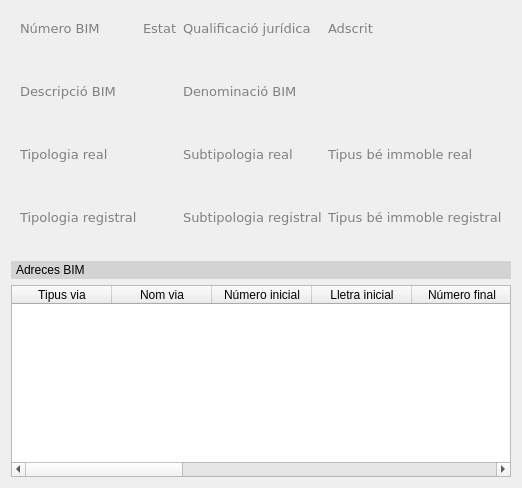
              <widget class="QWidget" name="tDadesIdentificatives">
               <attribute name="title">
                <string>Dades identificatives</string>
               </attribute>
               <layout class="QGridLayout" name="gridLayout">
                <item row="2" column="2">
                 <widget class="QTableWidget" name="twDadesBIM">
                  <property name="sortingEnabled">
                   <bool>true</bool>
                  </property>
                  <column>
                   <property name="text">
                    <string>Tipus via</string>
                   </property>
                  </column>
                  <column>
                   <property name="text">
                    <string>Nom via</string>
                   </property>
                  </column>
                  <column>
                   <property name="text">
                    <string>Número inicial</string>
                   </property>
                  </column>
                  <column>
                   <property name="text">
                    <string>Lletra inicial</string>
                   </property>
                  </column>
                  <column>
                   <property name="text">
                    <string>Número final</string>
                   </property>
                  </column>
                  <column>
                   <property name="text">
                    <string>Lletra final</string>
                   </property>
                  </column>
                  <column>
                   <property name="text">
                    <string>Districte</string>
                   </property>
                  </column>
                  <column>
                   <property name="text">
                    <string>Barri</string>
                   </property>
                  </column>
                  <column>
                   <property name="text">
                    <string>Municipi</string>
                   </property>
                  </column>
                  <column>
                   <property name="text">
                    <string>CP</string>
                   </property>
                  </column>
                  <column>
                   <property name="text">
                    <string>Província</string>
                   </property>
                  </column>
                  <column>
                   <property name="text">
                    <string>Tipus</string>
                   </property>
                  </column>
                 </widget>
                </item>
                <item row="1" column="2">
                 <widget class="QLabel" name="label_30">
                  <property name="styleSheet">
                   <string notr="true">background: lightgray; padding: 2px</string>
                  </property>
                  <property name="text">
                   <string>Adreces BIM</string>
                  </property>
                 </widget>
                </item>
                <item row="0" column="2">
                 <widget class="QWidget" name="widgetDades" native="true">
                  <property name="styleSheet">
                   <string notr="true">QLabel[accessibleName^=&quot;lab&quot;l]{
	font-weight: bold
}</string>
                  </property>
                  <layout class="QGridLayout" name="gridLayout_2">
                   <item row="8" column="0">
                    <layout class="QVBoxLayout" name="verticalLayout_19">
                     <item>
                      <widget class="QLabel" name="label_26">
                       <property name="font">
                        <font>
                         <family>verdana</family>
                         <pointsize>10</pointsize>
                        </font>
                       </property>
                       <property name="styleSheet">
                        <string notr="true">color: grey</string>
                       </property>
                       <property name="text">
                        <string>Tipologia registral</string>
                       </property>
                      </widget>
                     </item>
                     <item>
                      <widget class="QLabel" name="lTipologiaRegistral">
                       <property name="text">
                        <string/>
                       </property>
                      </widget>
                     </item>
                    </layout>
                   </item>
                   <item row="4" column="0">
                    <layout class="QVBoxLayout" name="verticalLayout_13">
                     <item>
                      <widget class="QLabel" name="label_15">
                       <property name="font">
                        <font>
                         <family>verdana</family>
                         <pointsize>10</pointsize>
                        </font>
                       </property>
                       <property name="styleSheet">
                        <string notr="true">color: grey</string>
                       </property>
                       <property name="text">
                        <string>Descripció BIM</string>
                       </property>
                      </widget>
                     </item>
                     <item>
                      <widget class="QLabel" name="lDescripcioBIM">
                       <property name="text">
                        <string/>
                       </property>
                      </widget>
                     </item>
                    </layout>
                   </item>
                   <item row="4" column="2">
                    <layout class="QVBoxLayout" name="verticalLayout_14">
                     <item>
                      <widget class="QLabel" name="label_16">
                       <property name="font">
                        <font>
                         <family>verdana</family>
                         <pointsize>10</pointsize>
                        </font>
                       </property>
                       <property name="styleSheet">
                        <string notr="true">color: grey</string>
                       </property>
                       <property name="text">
                        <string>Denominació BIM</string>
                       </property>
                      </widget>
                     </item>
                     <item>
                      <widget class="QLabel" name="lDenominacioBIM">
                       <property name="text">
                        <string/>
                       </property>
                      </widget>
                     </item>
                    </layout>
                   </item>
                   <item row="1" column="0">
                    <layout class="QVBoxLayout" name="verticalLayout_10">
                     <item>
                      <widget class="QLabel" name="label_12">
                       <property name="palette">
                        <palette>
                         <active>
                          <colorrole role="WindowText">
                           <brush brushstyle="SolidPattern">
                            <color alpha="255">
                             <red>128</red>
                             <green>128</green>
                             <blue>128</blue>
                            </color>
                           </brush>
                          </colorrole>
                          <colorrole role="Button">
                           <brush brushstyle="SolidPattern">
                            <color alpha="0">
                             <red>0</red>
                             <green>0</green>
                             <blue>0</blue>
                            </color>
                           </brush>
                          </colorrole>
                          <colorrole role="Text">
                           <brush brushstyle="SolidPattern">
                            <color alpha="255">
                             <red>128</red>
                             <green>128</green>
                             <blue>128</blue>
                            </color>
                           </brush>
                          </colorrole>
                          <colorrole role="ButtonText">
                           <brush brushstyle="SolidPattern">
                            <color alpha="255">
                             <red>128</red>
                             <green>128</green>
                             <blue>128</blue>
                            </color>
                           </brush>
                          </colorrole>
                          <colorrole role="Base">
                           <brush brushstyle="SolidPattern">
                            <color alpha="0">
                             <red>0</red>
                             <green>0</green>
                             <blue>0</blue>
                            </color>
                           </brush>
                          </colorrole>
                          <colorrole role="Window">
                           <brush brushstyle="SolidPattern">
                            <color alpha="0">
                             <red>0</red>
                             <green>0</green>
                             <blue>0</blue>
                            </color>
                           </brush>
                          </colorrole>
                          <colorrole role="PlaceholderText">
                           <brush brushstyle="SolidPattern">
                            <color alpha="255">
                             <red>128</red>
                             <green>128</green>
                             <blue>128</blue>
                            </color>
                           </brush>
                          </colorrole>
                         </active>
                         <inactive>
                          <colorrole role="WindowText">
                           <brush brushstyle="SolidPattern">
                            <color alpha="255">
                             <red>128</red>
                             <green>128</green>
                             <blue>128</blue>
                            </color>
                           </brush>
                          </colorrole>
                          <colorrole role="Button">
                           <brush brushstyle="SolidPattern">
                            <color alpha="0">
                             <red>0</red>
                             <green>0</green>
                             <blue>0</blue>
                            </color>
                           </brush>
                          </colorrole>
                          <colorrole role="Text">
                           <brush brushstyle="SolidPattern">
                            <color alpha="255">
                             <red>128</red>
                             <green>128</green>
                             <blue>128</blue>
                            </color>
                           </brush>
                          </colorrole>
                          <colorrole role="ButtonText">
                           <brush brushstyle="SolidPattern">
                            <color alpha="255">
                             <red>128</red>
                             <green>128</green>
                             <blue>128</blue>
                            </color>
                           </brush>
                          </colorrole>
                          <colorrole role="Base">
                           <brush brushstyle="SolidPattern">
                            <color alpha="0">
                             <red>0</red>
                             <green>0</green>
                             <blue>0</blue>
                            </color>
                           </brush>
                          </colorrole>
                          <colorrole role="Window">
                           <brush brushstyle="SolidPattern">
                            <color alpha="0">
                             <red>0</red>
                             <green>0</green>
                             <blue>0</blue>
                            </color>
                           </brush>
                          </colorrole>
                          <colorrole role="PlaceholderText">
                           <brush brushstyle="SolidPattern">
                            <color alpha="255">
                             <red>128</red>
                             <green>128</green>
                             <blue>128</blue>
                            </color>
                           </brush>
                          </colorrole>
                         </inactive>
                         <disabled>
                          <colorrole role="WindowText">
                           <brush brushstyle="SolidPattern">
                            <color alpha="255">
                             <red>128</red>
                             <green>128</green>
                             <blue>128</blue>
                            </color>
                           </brush>
                          </colorrole>
                          <colorrole role="Button">
                           <brush brushstyle="SolidPattern">
                            <color alpha="0">
                             <red>0</red>
                             <green>0</green>
                             <blue>0</blue>
                            </color>
                           </brush>
                          </colorrole>
                          <colorrole role="Text">
                           <brush brushstyle="SolidPattern">
                            <color alpha="255">
                             <red>128</red>
                             <green>128</green>
                             <blue>128</blue>
                            </color>
                           </brush>
                          </colorrole>
                          <colorrole role="ButtonText">
                           <brush brushstyle="SolidPattern">
                            <color alpha="255">
                             <red>128</red>
                             <green>128</green>
                             <blue>128</blue>
                            </color>
                           </brush>
                          </colorrole>
                          <colorrole role="Base">
                           <brush brushstyle="SolidPattern">
                            <color alpha="0">
                             <red>0</red>
                             <green>0</green>
                             <blue>0</blue>
                            </color>
                           </brush>
                          </colorrole>
                          <colorrole role="Window">
                           <brush brushstyle="SolidPattern">
                            <color alpha="0">
                             <red>0</red>
                             <green>0</green>
                             <blue>0</blue>
                            </color>
                           </brush>
                          </colorrole>
                          <colorrole role="PlaceholderText">
                           <brush brushstyle="SolidPattern">
                            <color alpha="255">
                             <red>128</red>
                             <green>128</green>
                             <blue>128</blue>
                            </color>
                           </brush>
                          </colorrole>
                         </disabled>
                        </palette>
                       </property>
                       <property name="font">
                        <font>
                         <family>verdana</family>
                         <pointsize>10</pointsize>
                        </font>
                       </property>
                       <property name="accessibleName">
                        <string>label_12</string>
                       </property>
                       <property name="styleSheet">
                        <string notr="true">color: grey</string>
                       </property>
                       <property name="text">
                        <string>Número BIM</string>
                       </property>
                      </widget>
                     </item>
                     <item>
                      <widget class="QLabel" name="lNumBIM">
                       <property name="text">
                        <string/>
                       </property>
                      </widget>
                     </item>
                    </layout>
                   </item>
                   <item row="6" column="2">
                    <layout class="QVBoxLayout" name="verticalLayout_16">
                     <item>
                      <widget class="QLabel" name="label_19">
                       <property name="font">
                        <font>
                         <family>verdana</family>
                         <pointsize>10</pointsize>
                        </font>
                       </property>
                       <property name="styleSheet">
                        <string notr="true">color: grey</string>
                       </property>
                       <property name="text">
                        <string>Subtipologia real</string>
                       </property>
                      </widget>
                     </item>
                     <item>
                      <widget class="QLabel" name="lSubtipologiaReal">
                       <property name="text">
                        <string/>
                       </property>
                      </widget>
                     </item>
                    </layout>
                   </item>
                   <item row="8" column="3">
                    <layout class="QVBoxLayout" name="verticalLayout_21">
                     <item>
                      <widget class="QLabel" name="label_28">
                       <property name="font">
                        <font>
                         <family>verdana</family>
                         <pointsize>10</pointsize>
                        </font>
                       </property>
                       <property name="styleSheet">
                        <string notr="true">color: grey</string>
                       </property>
                       <property name="text">
                        <string>Tipus bé immoble registral</string>
                       </property>
                      </widget>
                     </item>
                     <item>
                      <widget class="QLabel" name="lTipusBeRegistral">
                       <property name="text">
                        <string/>
                       </property>
                      </widget>
                     </item>
                    </layout>
                   </item>
                   <item row="6" column="3">
                    <layout class="QVBoxLayout" name="verticalLayout_17">
                     <item>
                      <widget class="QLabel" name="label_20">
                       <property name="font">
                        <font>
                         <family>verdana</family>
                         <pointsize>10</pointsize>
                        </font>
                       </property>
                       <property name="styleSheet">
                        <string notr="true">color: grey</string>
                       </property>
                       <property name="text">
                        <string>Tipus bé immoble real</string>
                       </property>
                      </widget>
                     </item>
                     <item>
                      <widget class="QLabel" name="lTipusBeReal">
                       <property name="text">
                        <string/>
                       </property>
                      </widget>
                     </item>
                    </layout>
                   </item>
                   <item row="6" column="0">
                    <layout class="QVBoxLayout" name="verticalLayout_15">
                     <item>
                      <widget class="QLabel" name="label_18">
                       <property name="font">
                        <font>
                         <family>verdana</family>
                         <pointsize>10</pointsize>
                        </font>
                       </property>
                       <property name="styleSheet">
                        <string notr="true">color: grey</string>
                       </property>
                       <property name="text">
                        <string>Tipologia real</string>
                       </property>
                      </widget>
                     </item>
                     <item>
                      <widget class="QLabel" name="lTipologiaReal">
                       <property name="text">
                        <string/>
                       </property>
                      </widget>
                     </item>
                    </layout>
                   </item>
                   <item row="1" column="1">
                    <layout class="QVBoxLayout" name="verticalLayout_11">
                     <item>
                      <widget class="QLabel" name="label_11">
                       <property name="font">
                        <font>
                         <family>verdana</family>
                         <pointsize>10</pointsize>
                        </font>
                       </property>
                       <property name="styleSheet">
                        <string notr="true">color: grey</string>
                       </property>
                       <property name="text">
                        <string>Estat</string>
                       </property>
                      </widget>
                     </item>
                     <item>
                      <widget class="QLabel" name="lEstatBIM">
                       <property name="text">
                        <string/>
                       </property>
                      </widget>
                     </item>
                    </layout>
                   </item>
                   <item row="8" column="2">
                    <layout class="QVBoxLayout" name="verticalLayout_20">
                     <item>
                      <widget class="QLabel" name="label_27">
                       <property name="font">
                        <font>
                         <family>verdana</family>
                         <pointsize>10</pointsize>
                        </font>
                       </property>
                       <property name="styleSheet">
                        <string notr="true">color: grey</string>
                       </property>
                       <property name="text">
                        <string>Subtipologia registral</string>
                       </property>
                      </widget>
                     </item>
                     <item>
                      <widget class="QLabel" name="lSubtipologiaRegistral">
                       <property name="text">
                        <string/>
                       </property>
                      </widget>
                     </item>
                    </layout>
                   </item>
                   <item row="5" column="0">
                    <spacer name="verticalSpacer_4">
                     <property name="orientation">
                      <enum>Qt::Vertical</enum>
                     </property>
                     <property name="sizeType">
                      <enum>QSizePolicy::Fixed</enum>
                     </property>
                     <property name="sizeHint" stdset="0">
                      <size>
                       <width>20</width>
                       <height>20</height>
                      </size>
                     </property>
                    </spacer>
                   </item>
                   <item row="2" column="0">
                    <spacer name="verticalSpacer_3">
                     <property name="orientation">
                      <enum>Qt::Vertical</enum>
                     </property>
                     <property name="sizeType">
                      <enum>QSizePolicy::Fixed</enum>
                     </property>
                     <property name="sizeHint" stdset="0">
                      <size>
                       <width>20</width>
                       <height>20</height>
                      </size>
                     </property>
                    </spacer>
                   </item>
                   <item row="7" column="0">
                    <spacer name="verticalSpacer_5">
                     <property name="orientation">
                      <enum>Qt::Vertical</enum>
                     </property>
                     <property name="sizeType">
                      <enum>QSizePolicy::Fixed</enum>
                     </property>
                     <property name="sizeHint" stdset="0">
                      <size>
                       <width>20</width>
                       <height>20</height>
                      </size>
                     </property>
                    </spacer>
                   </item>
                   <item row="1" column="3">
                    <layout class="QVBoxLayout" name="verticalLayout_12">
                     <item>
                      <widget class="QLabel" name="label_9">
                       <property name="font">
                        <font>
                         <family>verdana</family>
                         <pointsize>10</pointsize>
                        </font>
                       </property>
                       <property name="styleSheet">
                        <string notr="true">color: grey</string>
                       </property>
                       <property name="text">
                        <string>Adscrit</string>
                       </property>
                      </widget>
                     </item>
                     <item>
                      <widget class="QLabel" name="lBIMAdscrit">
                       <property name="text">
                        <string/>
                       </property>
                      </widget>
                     </item>
                    </layout>
                   </item>
                   <item row="1" column="2">
                    <layout class="QVBoxLayout" name="verticalLayout_18">
                     <item>
                      <widget class="QLabel" name="label_22">
                       <property name="font">
                        <font>
                         <family>verdana</family>
                         <pointsize>10</pointsize>
                        </font>
                       </property>
                       <property name="styleSheet">
                        <string notr="true">color: grey</string>
                       </property>
                       <property name="text">
                        <string>Qualificació jurídica</string>
                       </property>
                      </widget>
                     </item>
                     <item>
                      <widget class="QLabel" name="lQualificacioJuridica">
                       <property name="text">
                        <string/>
                       </property>
                      </widget>
                     </item>
                    </layout>
                   </item>
                  </layout>
                 </widget>
                </item>
               </layout>
              </widget>
